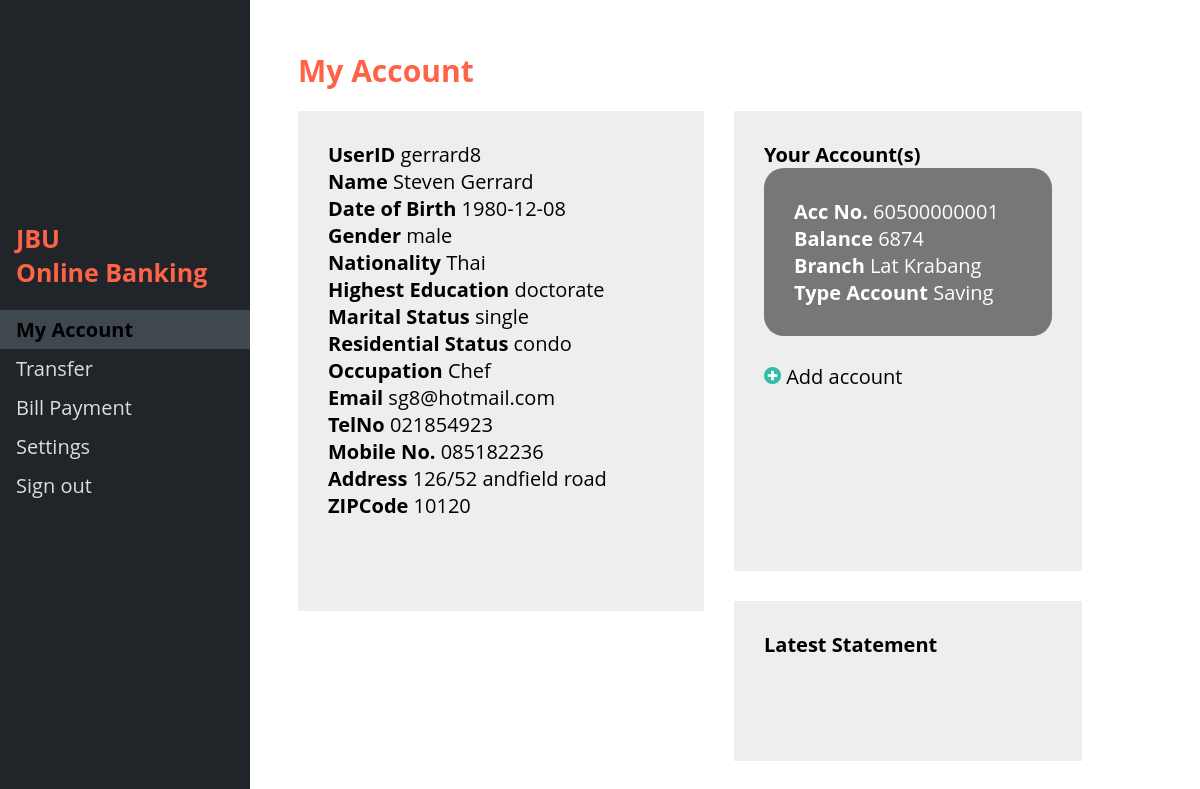
The page /myacc.php (signed in) on the database its author committed.
### tables this page shows
CREATE TABLE `userinfo` (
  `UserID` varchar(16) NOT NULL,
  `IdentificationNo` varchar(13) NOT NULL,
  `PassportNo` varchar(13) DEFAULT NULL,
  `Name` text NOT NULL,
  `DateofBirth` date NOT NULL,
  `Nationality` text NOT NULL,
  `Gender` varchar(20) NOT NULL,
  `HighestEducation` text,
  `Occupation` text NOT NULL,
  `MaritalStatus` text NOT NULL,
  `ResidentialStatus` text,
  `MobileNo` varchar(10) NOT NULL,
  `TelNo` varchar(9) DEFAULT NULL,
  `Email` varchar(50) NOT NULL,
  `Address` varchar(100) NOT NULL,
  `ZIPCode` varchar(5) DEFAULT NULL
);

CREATE TABLE `account` (
  `AccountNo` varchar(11) NOT NULL,
  `Balance` float NOT NULL,
  `TypeAccountID` varchar(5) NOT NULL,
  `BranchID` varchar(3) NOT NULL,
  `IdentificationNo` varchar(13) NOT NULL
);

CREATE TABLE `branchinfo` (
  `BranchID` varchar(3) NOT NULL,
  `BranchName` text NOT NULL,
  `BranchAddress` varchar(100) NOT NULL,
  `ZIPCode` varchar(5) DEFAULT NULL,
  `BranchTel` varchar(10) DEFAULT NULL
);

CREATE TABLE `typeaccount` (
  `TypeAccountID` varchar(5) NOT NULL,
  `TypeAccount` text NOT NULL,
  `IntRate` float DEFAULT NULL
);

### myacc.php (the view, shortened to what this page needs)
<?php
$UserID = $_SESSION['UserID'];
include_once 'phpConnect/connect.php';
?>
<!DOCTYPE html>
<html>
<head>
</head>
<body>
	<div class="sidenav">
		<div style="padding-left: 16px;">
			<h2>JBU <br> Online Banking</h2>
		</div>
		<a href="myacc.php" name="myacc">My Account</a>
		<a href="transfer.php" name="transfer">Transfer</a>
		<a href="billpay.php" name="billpay">Bill Payment</a>
		<a href="settings.php" name="settings">Settings</a>
		<a href="logout.php">Sign out</a>
	</div>
	<div class="main">
		<h1>My Account</h1>
		<div class="container">
			<div class="left">
				<div class="myinfo">
					<?php
					$sql_myinfo = "SELECT UserID,Name,DateofBirth,Gender,Nationality,HighestEducation,MaritalStatus,ResidentialStatus,Occupation,Email,TelNo,MobileNo,Address,ZIPCode FROM userinfo WHERE UserID='$UserID'";
					$query_myinfo = mysqli_query($conn, $sql_myinfo);
					$result_myinfo = mysqli_fetch_assoc($query_myinfo);
					?>
					<strong>UserID</strong>
					<?php echo $result_myinfo['UserID']; ?><br>
					<strong>Name </strong>
					<?php echo $result_myinfo['Name']; ?><br>
					<strong>Date of Birth</strong>
					<?php echo $result_myinfo['DateofBirth'] ?><br>
					<strong>Gender</strong>
					<?php echo $result_myinfo['Gender'] ?><br>
					<strong>Nationality</strong>
					<?php echo $result_myinfo['Nationality'] ?><br>
					<strong>Highest Education</strong>
					<?php echo $result_myinfo['HighestEducation'] ?><br>
					<strong>Marital Status</strong>
					<?php echo $result_myinfo['MaritalStatus'] ?><br>
					<strong>Residential Status</strong>
					<?php echo $result_myinfo['ResidentialStatus'] ?><br>
					<strong>Occupation</strong>
					<?php echo $result_myinfo['Occupation'] ?><br>
					<strong>Email</strong>
					<?php echo $result_myinfo['Email'] ?><br>
					<strong>TelNo</strong>
					<?php echo $result_myinfo['TelNo'] ?><br>
					<strong>Mobile No.</strong>
					<?php echo $result_myinfo['MobileNo'] ?><br>
					<strong>Address</strong>
					<?php echo $result_myinfo['Address'] ?><br>
					<strong>ZIPCode</strong>
					<?php echo $result_myinfo['ZIPCode'] ?><br>
				</div>
			</div>
			<div class="right">
				<div class="acc">
					<strong>Your Account(s)</strong> <br>
					<div class="myacc">
						<strong>Acc No.</strong>
						<?php
						$sql_acc = "SELECT userinfo.IdentificationNo, account.AccountNo, account.Balance
						FROM userinfo
						INNER JOIN account ON userinfo.IdentificationNo=account.IdentificationNo WHERE userinfo.UserID='$UserID';";
						$query_acc = mysqli_query($conn, $sql_acc);
						$result_acc = mysqli_fetch_assoc($query_acc);
						?>
						<?php echo $result_acc['AccountNo'] ?><br>
						<div class="accinfobar">
							<strong>Balance</strong>
							<?php echo $result_acc['Balance'] ?><br>
							<?php $sql_acc2 = "SELECT branchinfo.branchname, userinfo.IdentificationNo, account.AccountNo, account.Balance FROM userinfo INNER JOIN account ON userinfo.IdentificationNo=account.IdentificationNo INNER JOIN branchinfo ON account.branchid=branchinfo.branchid WHERE userinfo.UserID='$UserID'";
							$query_acc2 = mysqli_query($conn, $sql_acc2);
							$result_acc2 = mysqli_fetch_assoc($query_acc2);
							?>
							<strong>Branch</strong>
							<?php echo $result_acc2['branchname'] ?><br>
							<?php $sql_acc3 = "SELECT typeaccount.TypeAccount, userinfo.IdentificationNo, account.AccountNo, account.Balance FROM userinfo INNER JOIN account ON userinfo.IdentificationNo=account.IdentificationNo INNER JOIN typeaccount ON account.TypeAccountID=typeaccount.TypeAccountID WHERE userinfo.UserID='$UserID'";
							$query_acc3 = mysqli_query($conn, $sql_acc3);
							$result_acc3 = mysqli_fetch_assoc($query_acc3);
							?>
							<strong>Type Account</strong>
							<?php echo $result_acc3['TypeAccount'] ?><br>
						</div>
					</div>
					<div class="addacc">
						<br><img src="img/png/add.png" alt="add" width="17px" height="17px"></img> Add account
					</div>
				</div>
				<div class="statement">
					<strong>Latest Statement </strong>
				</div>
			</div>
		</div>
	</div>
</body>
</html>

### myacc.php (style rules this page uses)
body { font-family: 'Open Sans','Helvetica Neue',Arial,sans-serif; }
h1 { color: Tomato; font-size: 30px; }
h2 { color: Tomato; font-size: 25px; }
.sidenav { height: 100%; width: 250px; position: fixed; z-index: 1; top: 0; left: 0; background-color: #212529; overflow-x: hidden; padding-top: 200px; }
.sidenav a { padding: 6px 8px 6px 16px; text-decoration: none; font-size: 20px; color: #ddd; display: block; }
.sidenav>a[name="myacc"] { background-color: #3f474f; color: #000; font-weight: bold; }
.left { width: 700px; height: 500px; background-color: #eee; }
.myinfo { padding: 30px; height: 300px; }
.right { margin-left: 30px; width: 600px; }
.acc { padding: 30px; height: 400px; background-color: #eee; }
.statement { margin-top: 30px; padding: 30px; height: 100px; background-color: #eee; }
.myacc { padding: 30px; cursor: pointer; background-color: #777; border-radius: 20px; color: #fff; }
.addacc { cursor: pointer; }
.main { margin-left: 280px; margin-right: 100px; margin-top: 50px; font-size: 20px; padding: 0px 10px; }
.container { display: flex; flex-wrap: nowrap; }

### rows shown on the page
userinfo: UserID "gerrard8", Name "Steven Gerrard", DateofBirth "1980-12-08", Gender "male", Nationality "Thai", HighestEducation "doctorate", MaritalStatus "single", ResidentialStatus "condo", Occupation "Chef", Email "sg8@hotmail.com", TelNo "021854923", MobileNo "085182236", Address "126/52 andfield road", ZIPCode "10120"
account: AccountNo "60500000001", Balance "6874"
branchinfo: BranchName "Lat Krabang"
typeaccount: TypeAccount "Saving"
